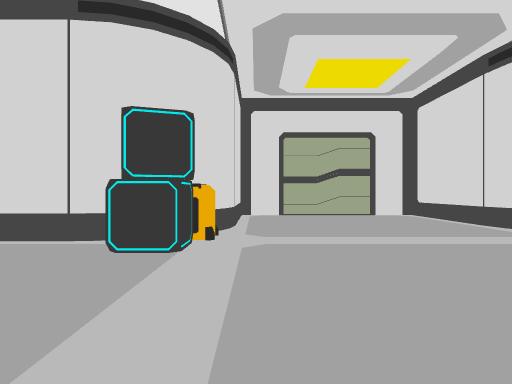
[1] (above)

23 first-person views from a walk through a 3-D level made in the Unity game engine. The camera is 1.3 m above the floor, looks level and sees 75° across. The floor is counted in squares, 2 m on a side. Each view is taken from the middle of a square. On the plan, view 1 faces up. The plan holds only what a view shows up to about 10 squares ahead; the rest is blank. The place goes on beyond the plan.

[2]
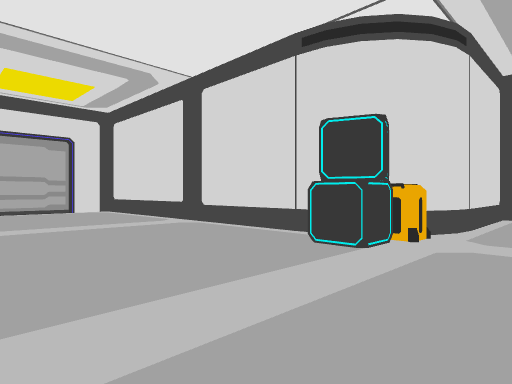

[3]
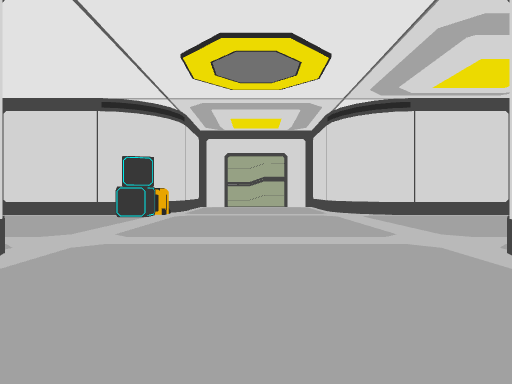

[4]
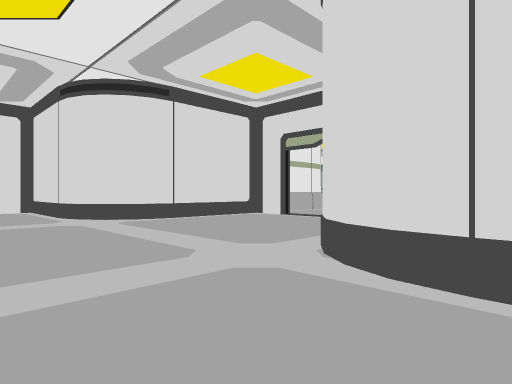

[5]
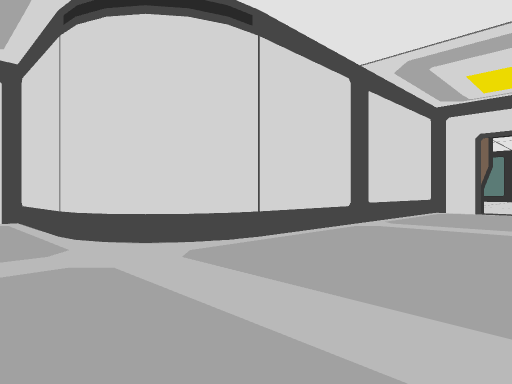

[6]
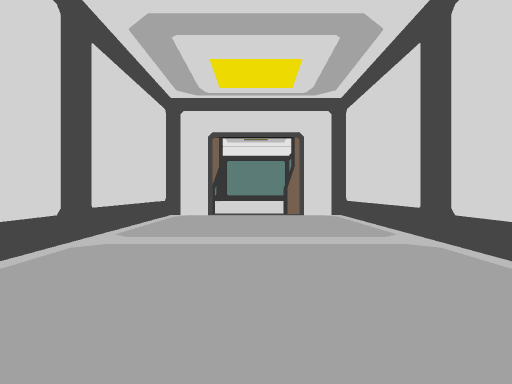

[7]
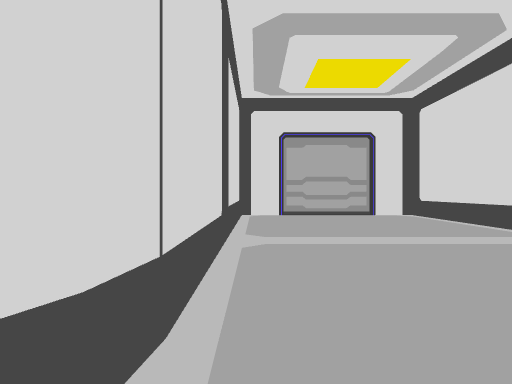

[8]
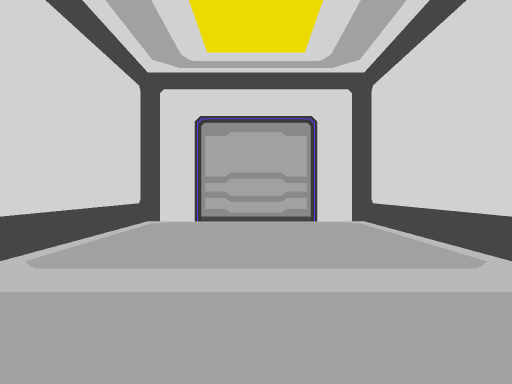

[9]
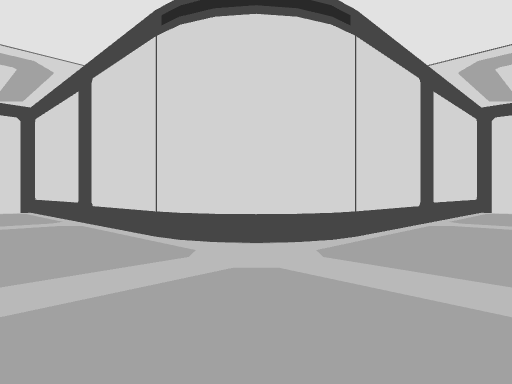

[10]
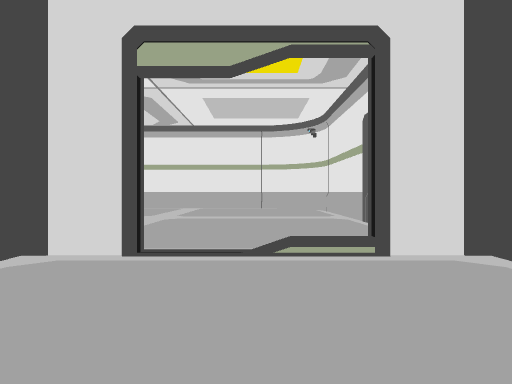

[11]
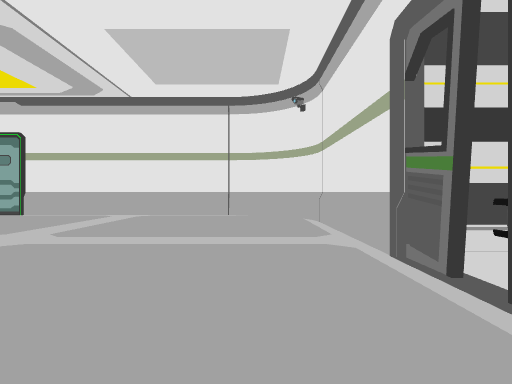

[12]
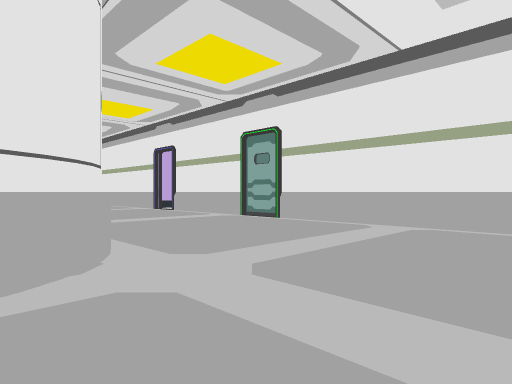

[13]
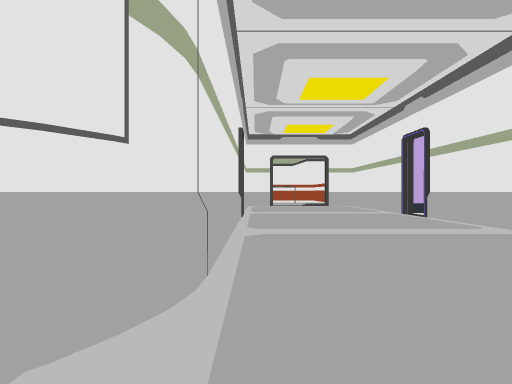

[14]
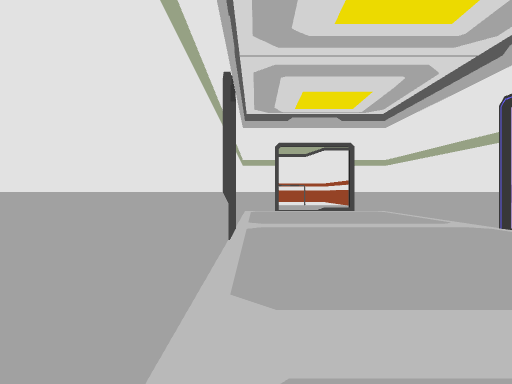

[15]
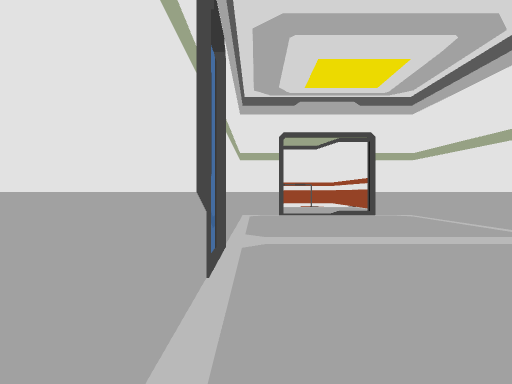

[16]
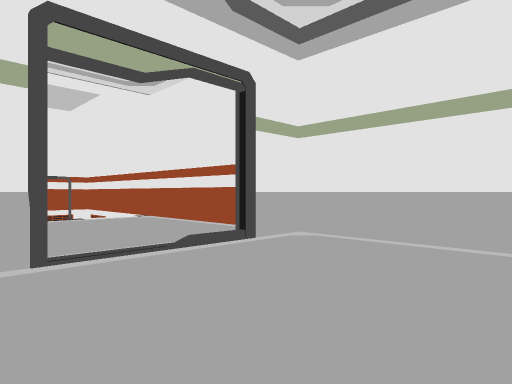

[17]
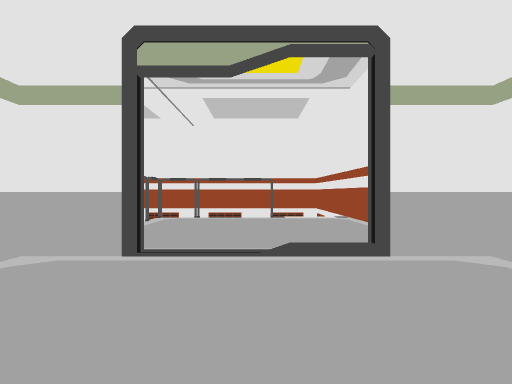

[18]
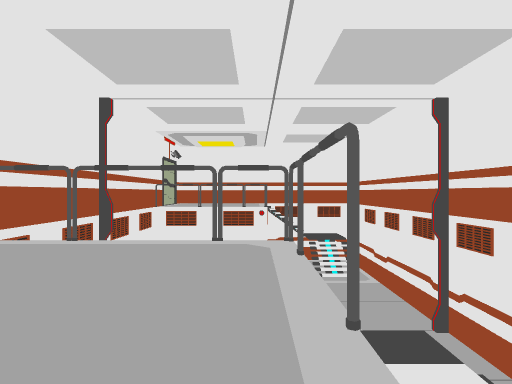

[19]
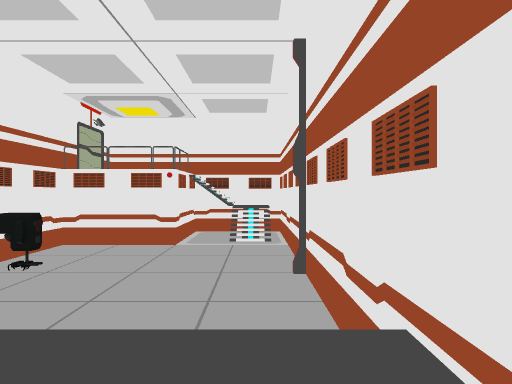

[20]
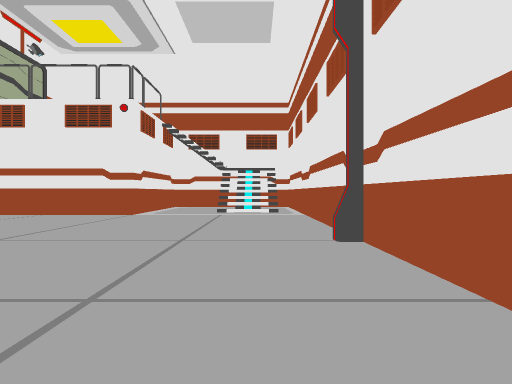

[21]
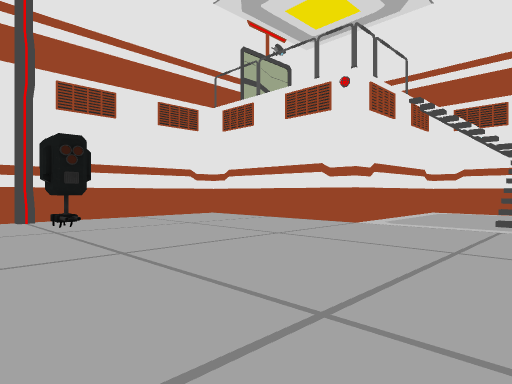

[22]
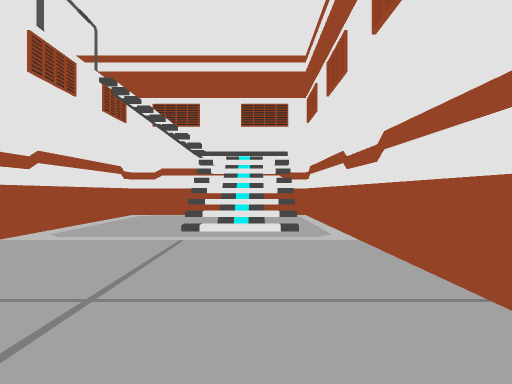

[23]
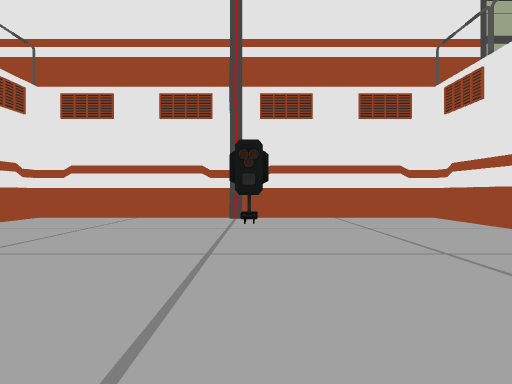

### Floor plan
Key: @ floor where view 1 was taken; # wall or solid block; x gap in a wall; . main floor; - floor 3.25 m lower than the main floor; _ floor 3.5 m lower than the main floor; < floor 6.5 m lower than the main floor; / step, stairs or slope; B box; R robot; F fence.
Columns run from 11 left of view 1 to 20 right of it. Each row starts with its distance up from view 1.
 30           #################
 29           #<<<<<<<<<<<<<<   <<
 28           #  //<<<<<<<<<<<  /--
 27           # _//<<<<<<<<<<   /-
 26           #<<<<<<<<<<<<<<     /#
 25           #<<<<<<<<<<<<<<   <//#
 24           ######<<<<<<<<< FFF..#
 23                #<<<<<<<<< x....#
 22                #<<<<<<<<<<F....#
 21                #<<<<R<<<<<.....#
 20                #<<<<<<<<<<F...##
 19                ############....#
 18                          #.....#
 17                          #.....#
 16                          #.....#
 15                          #.....#
 14                          #.....#
 13                          #.....
 12                          #.....#
 11                          #.....#
 10           #######        #.....#
  9           #.....#        #.....#
  8           #.....#        #.....#
  7           #.....#        #.....
  6          ##.....#        #.....
  5 ##########B.....######  ##.....
  4 #.........B..........#.........#
  3 #..............................#
  2 #..............................#
  1 #..............................#
  0 #..........@.........# x###...##
 -1 ###########.....###### ../#####
 -2           #.....#       R/#
 -3           #.....#         #
 -4           #.....#
 -5           #.....#
 -6           #.....#
 -7           #.....#
 -8           #.....#
 -9           #.....#
-10           ###.###

Positions as (right, up) in squares from view 1, and headings:
1: (0, 0), facing up
2: (1, 0), facing up-left
3: (2, -5), facing up
4: (2, -3), facing up-right
5: (1, 1), facing down-right
6: (2, -1), facing down
7: (-1, 0), facing left
8: (-3, 2), facing left
9: (2, 2), facing down-left
10: (6, 2), facing right
11: (10, 1), facing right
12: (13, 2), facing up-right
13: (15, 4), facing up
14: (15, 8), facing up
15: (15, 10), facing up
16: (15, 16), facing up-right
17: (17, 16), facing up
18: (19, 24), facing left
19: (19, 28), facing left
20: (14, 28), facing left
21: (11, 28), facing down-left
22: (9, 28), facing left
23: (9, 28), facing down
